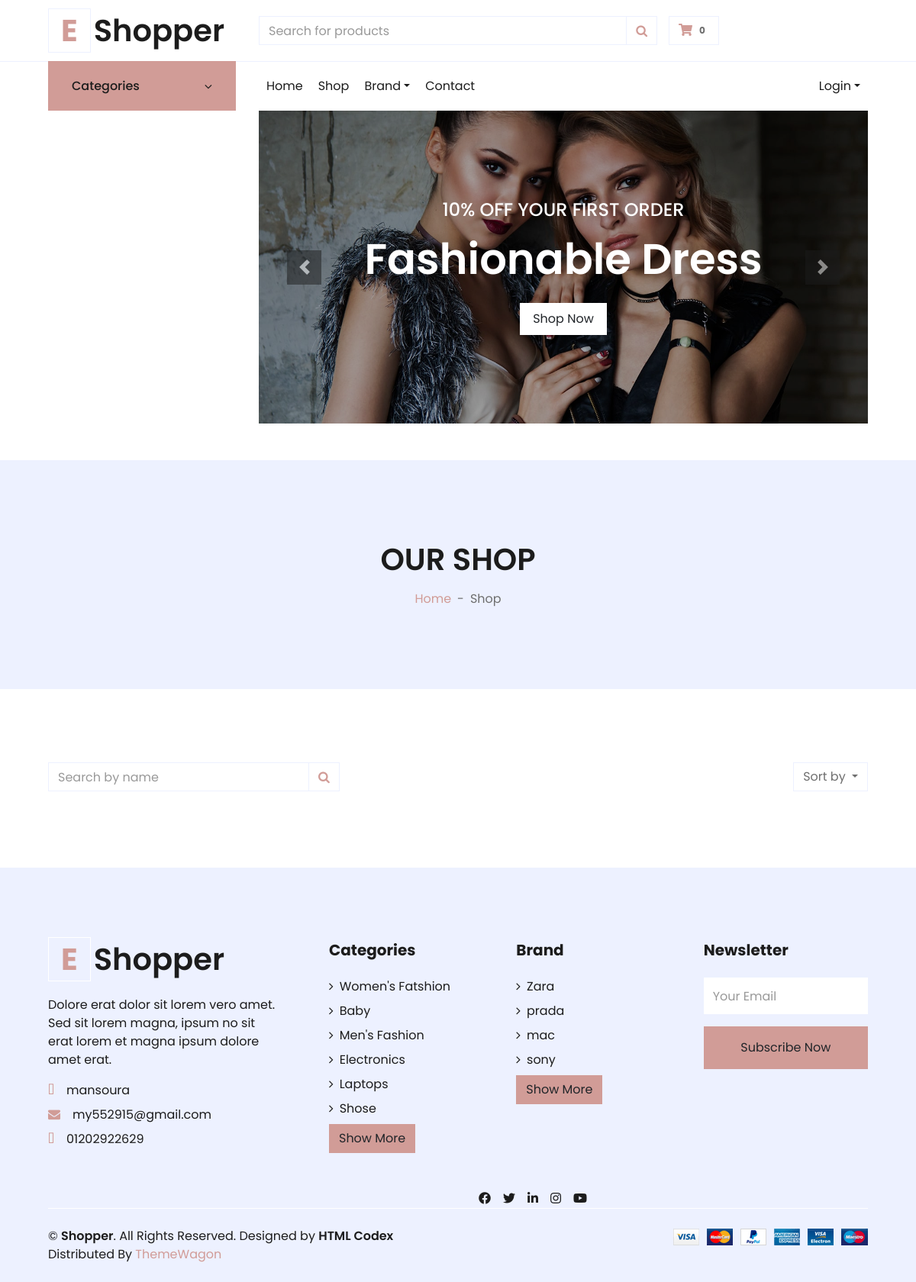
Page /product/category/elctronics/ on the earlier database version.
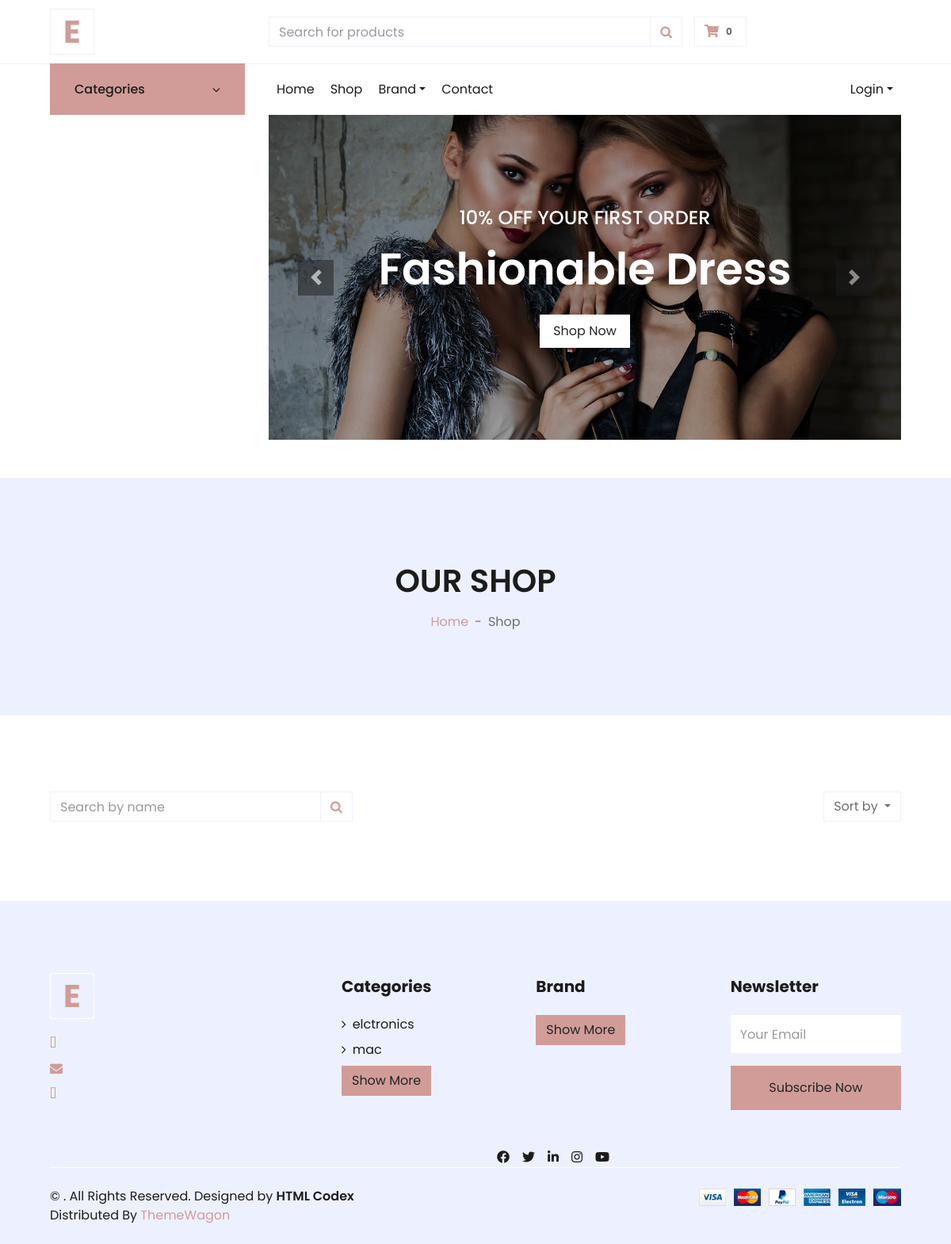
Same page on the later database version.
### settings/models.py (models this page shows, shortened)
class Info(models.Model):
    site_name = models.CharField( max_length=50)
    description = models.TextField(max_length=1000)
    phone = models.CharField( max_length=30 , null=True, blank=True)
    email = models.EmailField( max_length=254 , null=True, blank=True)
    address = models.CharField( max_length=50 , null=True, blank=True)
    image = models.ImageField(upload_to='settings/', null=True, blank=True )
    fb_link = models.URLField( max_length=200)
    twitter_link = models.URLField( max_length=200)
    instagram_link = models.URLField( max_length=200)

class Brand(models.Model):
    BRDName = models.CharField(max_length=40)
    image = models.ImageField(upload_to='product/',blank=True, null=True)
    BRDDesc = models.TextField(blank=True, null=True)
    class Meta:
        verbose_name = _("Brand")
        verbose_name_plural = _("Brands")
    def __str__(self):
        return self.BRDName

### product/models.py (models this page shows)
class ProductCategory(models.Model):
    name = models.CharField(max_length=60)
    parent = models.ForeignKey('self', null=True, blank=True, related_name='children', on_delete=models.CASCADE)
    image = models.ImageField(upload_to='categoryimages/')
    def __str__(self):
        return self.name

### product/views.py (the view)
# urls.py: path('category/<str:slug>/' , views.ProductByCategory.as_view() , name='product_by_category'),
class ProductByCategory(ListView):
    model = Product
    paginate_by = 12
    template_name = 'product/home_search.html'
    def get_queryset(self) :
        slug = self.kwargs['slug']
        object_list = Product.objects.filter(
            Q(category__name__icontains = slug)
        )
        return object_list

### accounts/favourite_context.py (called while the page is built, shortened)
def counter(request):
    product_count = 0
    return dict(product_count=product_count)

### carts/cart_context.py (called while the page is built)
def counter(request):
    cart_count = 0
    if 'admin' in request.path:
        return{}
    else :
        try :
            cart = Cart.objects.filter(cart_id=_cart_id(request))
            if request.user.is_authenticated:
                cart_items= CartItem.objects.all().filter(user=request.user)
            else:
                cart_items = CartItem.objects.all().filter(cart=cart[:1])
            for cart_item in cart_items:
                cart_count+=cart_item.quantity
        except Cart.DoesNotExist:
            cart_count=0
    return dict(cart_count=cart_count)

### carts/views.py (called while the page is built)
def _cart_id(request):
    cart = request.session.session_key
    if not cart:
        cart = request.session.create()
    return cart

### product/templates/product/home_search.html (shortened to what this page needs)
{% extends 'base.html' %}
{% load static %}
{% block body %}
<div class="container-fluid bg-secondary mb-5">
    <div class="d-flex flex-column align-items-center justify-content-center" style="min-height: 300px">
        <h1 class="font-weight-semi-bold text-uppercase mb-3">Our Shop</h1>
        <div class="d-inline-flex">
            <p class="m-0"><a href="/">Home</a></p>
            <p class="m-0 px-2">-</p>
            <p class="m-0">Shop</p>
        </div>
    </div>
</div>
<div class="container-fluid pt-5">
    <div class="row px-xl-5">
        <div class="col-lg-12 ">
            <div class="row pb-4">
                <div class="col-12 pb-1">
                    <div class="d-flex align-items-center justify-content-between mb-4">
                        <form action="{% url 'product:product_list'%}">
                            <div class="input-group">
                                <input type="text" name="q" class="form-control" placeholder="Search by name">
                                <div class="input-group-append">
                                    <span class="input-group-text bg-transparent text-primary">
                                        <i class="fa fa-search"></i>
                                    </span>
                                </div>
                            </div>
                        </form>
                        <div class="dropdown ml-4">
                            <button class="btn border dropdown-toggle" type="button" id="triggerId"
                                data-toggle="dropdown" aria-haspopup="true" aria-expanded="false">
                                Sort by
                            </button>
                        </div>
                    </div>
                </div>
            </div>
        </div>
    </div>
</div>
{% endblock body %}

### templates/base.html (shortened to what the changed rows need)
{% load static %}
<!DOCTYPE html>
<html lang="en">
<head>
    <link href="https://cdnjs.cloudflare.com/ajax/libs/font-awesome/5.10.0/css/all.min.css" rel="stylesheet">
    <link rel="stylesheet" href="https://cdnjs.cloudflare.com/ajax/libs/font-awesome/4.7.0/css/font-awesome.min.css">
    <link href="{% static 'lib4/owlcarousel/assets/owl.carousel.min.css'%}" rel="stylesheet">
    <link href="{% static 'css4/style.css'%}" rel="stylesheet">
    <link href="{% static 'css4/review.css'%}" rel="stylesheet">
    <link href="{% static 'css4/custom.css'%}" rel="stylesheet">
</head>
<body>
    <div class="container-fluid">
        <div class="row align-items-center py-3 px-xl-5">
            <div class="col-lg-3 d-none d-lg-block">
                <a href="/" class="text-decoration-none">
                    <h1 class="m-0 display-5 font-weight-semi-bold"><span
                            class="text-primary font-weight-bold border px-3 mr-1">E</span>{{myfooter.site_name}}</h1>
                </a>
            </div>
            </div>
        </div>
        {% block body %}
        {% endblock body %}
        <div class="container-fluid bg-secondary text-dark mt-5 pt-5">
            <div class="row px-xl-5 pt-5">
                <div class="col-lg-4 col-md-12 mb-5 pr-3 pr-xl-5">
                    <a href="/" class="text-decoration-none">
                        <h1 class="mb-4 display-5 font-weight-semi-bold"><span
                                class="text-primary font-weight-bold border border-white px-3 mr-1">E</span>{{myfooter.site_name}}
                        </h1>
                    </a>
                    <p>{{myfooter.description}}</p>
                    <p class="mb-2"><i class="fa fa-map-marker-alt text-primary mr-3"></i>{{myfooter.address}}</p>
                    <p class="mb-2"><i class="fa fa-envelope text-primary mr-3"></i>{{myfooter.email}}</p>
                    <p class="mb-0"><i class="fa fa-phone-alt text-primary mr-3"></i>{{myfooter.phone}}</p>
                </div>
                <div class="col-lg-8 col-md-12">
                    <div class="row">
                        <div class="col-md-4 mb-5">
                            <div class="d-flex flex-column justify-content-start">
                                {% for category in categories_footer %}
                                <a class="text-dark mb-2" href="{% url 'product:product_by_category' category %}"><i
                                        class="fa fa-angle-right mr-2"></i>{{category}}</a>
                                {% endfor %}
                                <a href="{% url 'settings:category_list'  %}"><button type="button"
                                        class="btn btn-primary">Show
                                        More</button></a>
                            </div>
                        </div>
                        <div class="col-md-4 mb-5">
                            <div class="d-flex flex-column justify-content-start">
                                {% for brand in brands_footer  %}
                                <a class="text-dark mb-2" href="{%url 'product:product_by_brand' brand%}"><i
                                        class="fa fa-angle-right mr-2"></i>{{brand}}</a>
                                {% endfor %}
                                <a href="{% url 'settings:brand_list'  %}"><button type="button"
                                        class="btn btn-primary">Show
                                        More</button></a>
                            </div>
                        </div>
                    </div>
                </div>
            </div>
            <div class="row border-top border-light mx-xl-5 py-4">
                <div class="col-md-6 px-xl-0">
                    <p class="mb-md-0 text-center text-md-left text-dark">
                        &copy; <a class="text-dark font-weight-semi-bold" href="#">{{myfooter.site_name}}</a>. All
                        Rights
                        Reserved.
                        Designed
                        by
                        <a class="text-dark font-weight-semi-bold" href="https://htmlcodex.com">HTML Codex</a><br>
                        Distributed By <a href="https://themewagon.com" target="_blank">ThemeWagon</a>
                    </p>
                </div>
            </div>
        </div>
</body>
</html>

Differences in the rows shown:
removed Info: site_name "Shopper", description "Dolore erat dolor sit lorem vero amet. Sed sit lorem magna, ipsum no sit erat lorem et magna ipsum dolore amet erat.", address "mansoura", email "my552915@gmail.com", phone "01202922629"
removed ProductCategory: name "Women's Fatshion"
removed ProductCategory: name "Baby"
removed ProductCategory: name "Men's Fashion"
removed ProductCategory: name "Electronics"
removed ProductCategory: name "Laptops"
removed ProductCategory: name "Shose"
removed Brand: BRDName "Zara"
removed Brand: BRDName "prada"
removed Brand: BRDName "mac"
removed Brand: BRDName "sony"
added ProductCategory: name "elctronics"
added ProductCategory: name "mac"
